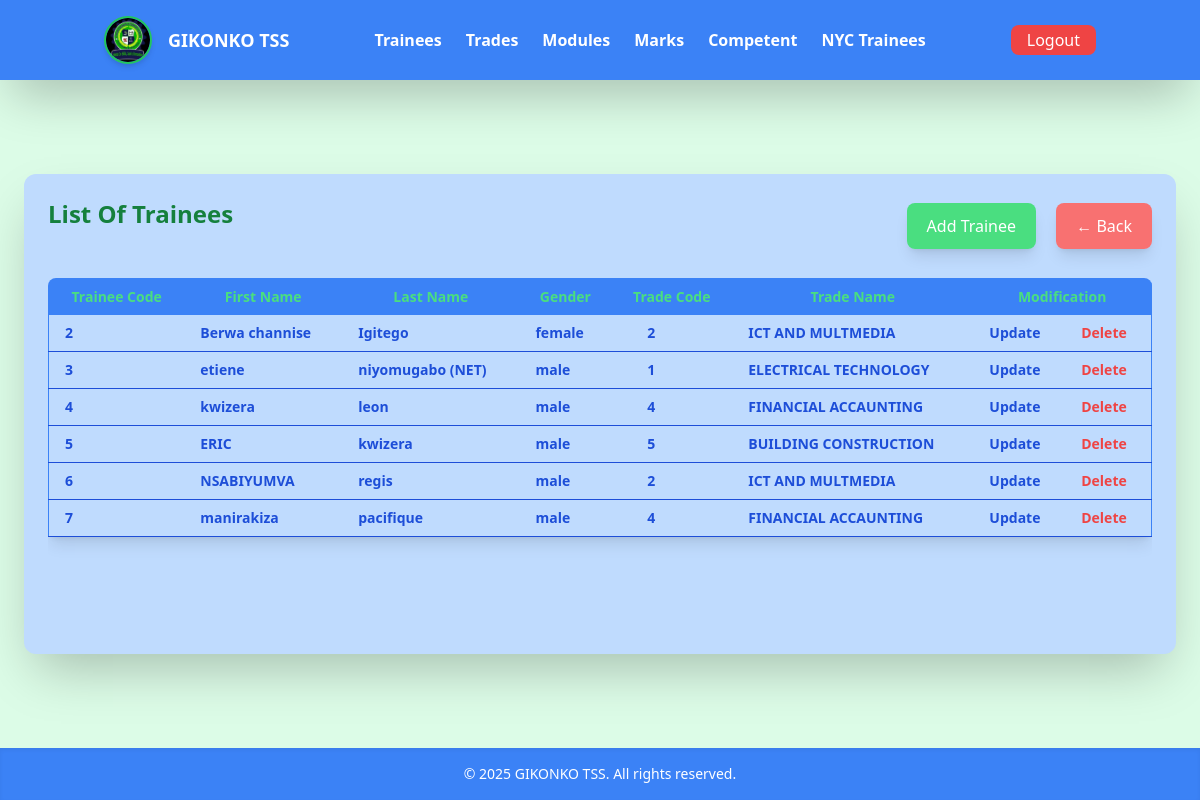
/listOfTrainee.php (signed in), run on the app's committed database.
### tables this page shows
CREATE TABLE `trainees` (
  `Trainee_Id` int(11) NOT NULL,
  `Firstname` varchar(100) DEFAULT NULL,
  `lastname` varchar(100) DEFAULT NULL,
  `Gender` varchar(40) NOT NULL,
  `Trade_Id` int(11) DEFAULT NULL
);

CREATE TABLE `trades` (
  `Trade_id` int(11) NOT NULL,
  `Trade_name` varchar(100) DEFAULT NULL
);

### listOfTrainee.php (the view, shortened to what this page needs)
<!DOCTYPE html>
<html lang="en">
<head>
    <link href="output.css" rel="stylesheet" />
</head>
<body class="bg-green-100 min-h-screen flex flex-col">
    <header class="w-full fixed top-0 left-0 z-50 shadow-md bg-white">
        <?php include("Dashboard.php"); ?>
    </header>
    <main class="flex-grow pt-20 px-4 flex items-center justify-center">
        <div class="bg-blue-200 shadow-2xl rounded-xl p-6 w-full max-w-6xl min-h-[60vh] flex flex-col justify-between">
            <div class="flex justify-between mb-6 items-center">
                <h1 class="font-semibold text-2xl text-green-700 mb-6">List Of Trainees</h1>
                <div class="space-x-4">
                    <a href="addTrainee.php" class="bg-green-400 py-3 px-5 rounded-lg shadow-lg text-white hover:bg-green-600 transition duration-200">Add Trainee</a>
                    <a href="greetingUser.php" class="bg-red-400 py-3 px-5 rounded-lg shadow-lg text-white hover:bg-red-600 transition duration-200">← Back</a>
                </div>
            </div>
            <div class="overflow-x-auto rounded-lg flex-grow">
                <table border="2" cellspacing="2" cellpadding="7" class="min-w-full text-sm border border-blue-500 shadow-lg">
                    <tr class="bg-blue-500 text-green-400">
                        <th class="px-4 py-2">Trainee Code</th>
                        <th class="px-4 py-2">First Name</th>
                        <th class="px-4 py-2">Last Name</th>
                        <th class="px-4 py-2">Gender</th>
                        <th class="px-4 py-2">Trade Code</th>
                        <th class="px-4 py-2">Trade Name</th>
                        <th colspan="2" class="px-4 py-2">Modification</th>
                    </tr>
                    <tbody>
                        <?php
                            include('conn.php');
                            $sql = "SELECT t.Trainee_Id, t.Firstname, t.lastname, t.Gender, t.Trade_Id, tr.Trade_Name FROM trainees t
                                    JOIN trades tr ON t.Trade_Id = tr.Trade_Id";
                            $query = mysqli_query($conn, $sql);
                            while ($data = mysqli_fetch_assoc($query)) {
                                echo
                                 "
                                    <tr class='hover:bg-green-300 font-semibold hover:text-blue-900 text-blue-700'>
                                       <td class='px-4 py-2 border-blue-700 border-b'>{$data['Trainee_Id']}</td>
                                       <td class='px-4 py-2 border-blue-700 border-b'>{$data['Firstname']}</td>
                                       <td class='px-4 py-2 border-blue-700 border-b'>{$data['lastname']}</td>
                                       <td class='px-4 py-2 border-blue-700 border-b'>{$data['Gender']}</td>
                                       <td class='px-9 py-2 border-blue-700 border-b'>{$data['Trade_Id']}</td>
                                       <td class='px-4 py-2 border-blue-700 border-b'>{$data['Trade_Name']}</td>
                                       <td class='px-4 py-2 border-blue-700 border-b hover:underline'><a href='updateTrainee.php?Trainee_Id={$data['Trainee_Id']}' class='text-green'>Update</a></td>
                                       <td class='px-4 py-2 border-blue-700 border-b text-red-500 hover:underline'><a href='deleteTrainee.php?Trainee_Id={$data['Trainee_Id']}'>Delete</a></td>
                                    </tr>
                                ";
                            }
                        ?>
                    </tbody>
                </table>
            </div>
        </div>
    </main>
    <footer class="bg-blue-500 text-center py-4 shadow-inner text-sm text-white">
          &copy; <?php echo date("Y"); ?> GIKONKO TSS. All rights reserved.
  </footer>
</body>
</html>

### data on the page
trainees: Trainee_Id "2", Firstname "Berwa channise", lastname "Igitego", Gender "female", Trade_Id "2", Trade_Id.Trade_name "ICT AND MULTMEDIA"
trainees: Trainee_Id "3", Firstname "etiene", lastname "niyomugabo (NET)", Gender "male", Trade_Id "1", Trade_Id.Trade_name "ELECTRICAL TECHNOLOGY"
trainees: Trainee_Id "4", Firstname "kwizera", lastname "leon", Gender "male", Trade_Id "4", Trade_Id.Trade_name "FINANCIAL ACCAUNTING"
trainees: Trainee_Id "5", Firstname "ERIC", lastname "kwizera", Gender "male", Trade_Id "5", Trade_Id.Trade_name "BUILDING CONSTRUCTION"
trainees: Trainee_Id "6", Firstname "NSABIYUMVA", lastname "regis", Gender "male", Trade_Id "2", Trade_Id.Trade_name "ICT AND MULTMEDIA"
trainees: Trainee_Id "7", Firstname "manirakiza", lastname "pacifique", Gender "male", Trade_Id "4", Trade_Id.Trade_name "FINANCIAL ACCAUNTING"
